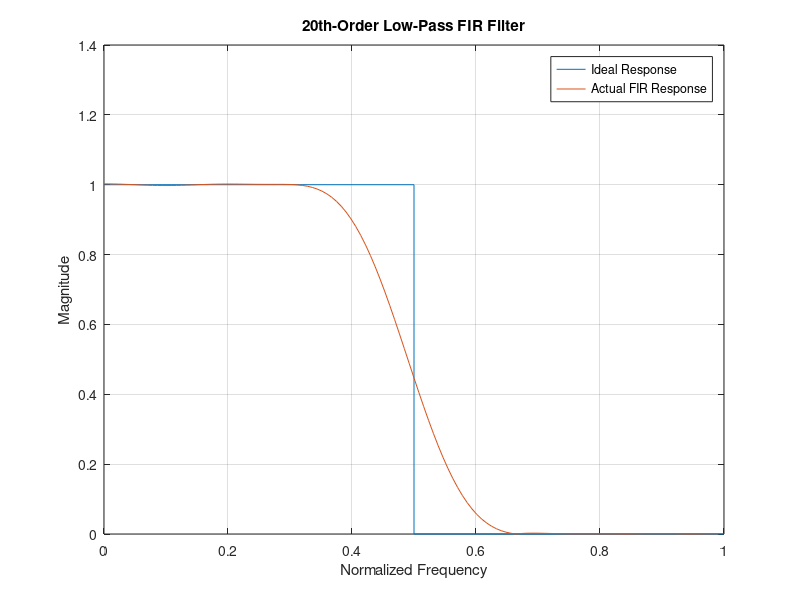

Write MATLAB code to recreate this figure. (Note: this script raises an error after producing the figure.)
clear;
clc;
close all;

f = [0 0.5 0.5 1]; % defines normalized frequency points
m = [1 1 0 0]; % defines the desired magnitude of the filter at each frequency point
b = fir2(20, f, m); % designs the FIR filter
[h, w] = freqz(b, 1, 128); % calculates the frequency response of the filter
plot(f, m, w/pi, abs(h)); % plots two curves
% f m is the ideal
% w/pi abs(h) is the actual FIR response

grid on;
xlabel('Normalized Frequency');
ylabel('Magnitude');
title('20th-Order Low-Pass FIR Filter');
legend('Ideal Response', 'Actual FIR Response');

% Normalize the FIR coefficients
b_normalized = b * (32767 / sum(b));

% Round to integer values
b_integer = round(b_normalized);

% Display the coefficients
disp('Normalized integer FIR coefficients:');
disp(b_integer);

% Verify coefficient count
disp(length(b_integer));

% Display minimum and maximum values
disp(min(b_integer));
disp(max(b_integer));

% Check the coefficient sum
disp(sum(b_integer));

% Check symmetry
disp(isequal(b_integer, fliplr(b_integer)));

writematrix(b_integer(:), 'fir_coefficients.txt');
